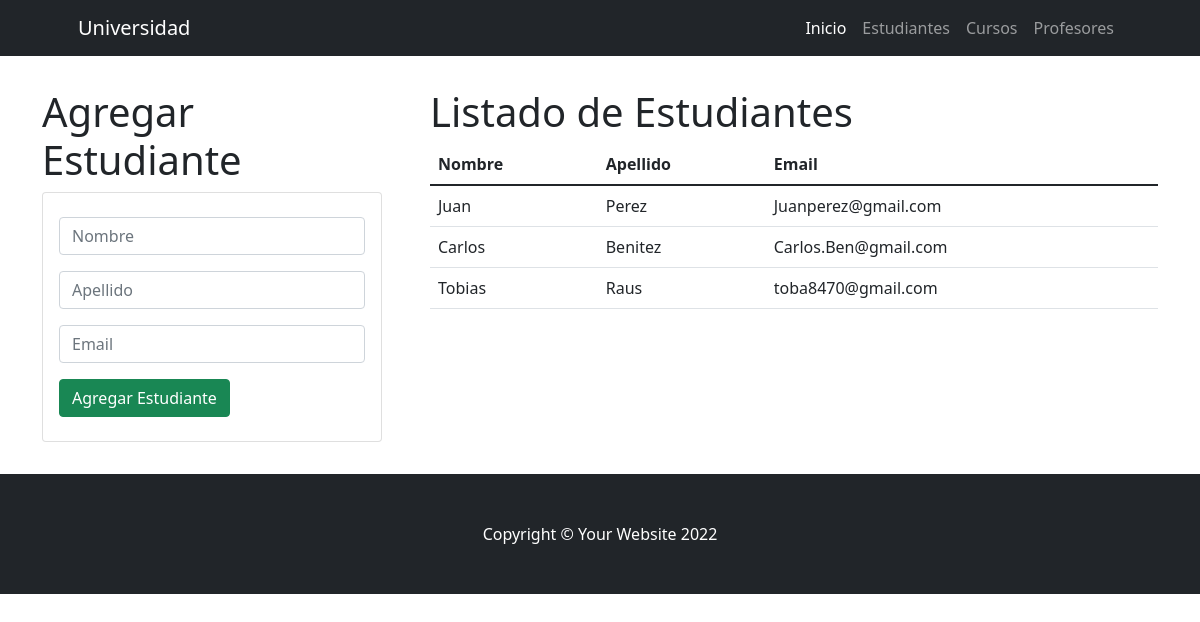
The page /estudiantes/ on the database its author committed.
### Aplicaciones/Academico/models.py (models this page shows)
class Estudiantes(models.Model):
    nombre = models.CharField(max_length=20)
    apellido = models.CharField(max_length=20)
    email = models.EmailField(blank=True,null=True)

### Aplicaciones/Academico/views.py (the view)
# urls.py: path('estudiantes/',estudiantes,name="estudiantes"),
def estudiantes(request):
    estudiantes= Estudiantes.objects.all()
    return render(request,"estudiantes.html",{"estudiantes":estudiantes})

### Aplicaciones/Academico/templates/estudiantes.html (shortened to what this page needs)
{% extends 'base.html' %}
{% load static %}
{% block contenido %}
<div class="row gx-lg-5">
    <div class="col-sm-12 col-md-6 col-lg-4 col-xl-4 py-2">
        <h1>Agregar Estudiante</h1>
        <div class="card ">
            <div class="card-body ">
                <form action="/registrarEstudiante/"" method="post">{% csrf_token %}
                    <div class="form-group py-2">
                        <input type="text" id="txtNombre" name="txtNombre" class="form-control" placeholder="Nombre" maxlength="50" required>
                    </div>
                    <div class="form-group py-2">
                        <input type="text" id="txtApellido" name="txtApellido" class="form-control" placeholder="Apellido" maxlength="50" required>
                    </div>
                    <div class="form-group py-2">
                        <input type="text" id="txtEmail" name="txtEmail" class="form-control" placeholder="Email" maxlength="50" required>
                    </div>
                    <div class="form-group py-2">
                       <button type="submit" class="btn btn-success btn-block text-white">Agregar Estudiante</button>
                    </div>
                </form>
            </div>
        </div>
    </div>
    <div class="col-sl-12 col-md-6 col-lg-8 col-xl-8">
        <div class="table-responsive py-2">
            <h1>Listado de Estudiantes</h1>
            <table class="table talbe-striped py-2">
                <thead>
                    <tr>
                        <th>Nombre</th>
                        <th>Apellido</th>
                        <th>Email</th>
                    </tr>
                </thead>
                <tbody>
                    {% for e in estudiantes %}
                    <tr>
                        <td>{{e.nombre}}</td>
                        <td>{{e.apellido}}</td>
                        <td>{{e.email}}</td>
                    </tr>
                    {% endfor %}
                </tbody>
            </table>
        </div>
    </div>
</div>
{% endblock %}

### rows shown on the page
Estudiantes: nombre "Juan", apellido "Perez", email "Juanperez@gmail.com"
Estudiantes: nombre "Carlos", apellido "Benitez", email "Carlos.Ben@gmail.com"
Estudiantes: nombre "Tobias", apellido "Raus", email "toba8470@gmail.com"
